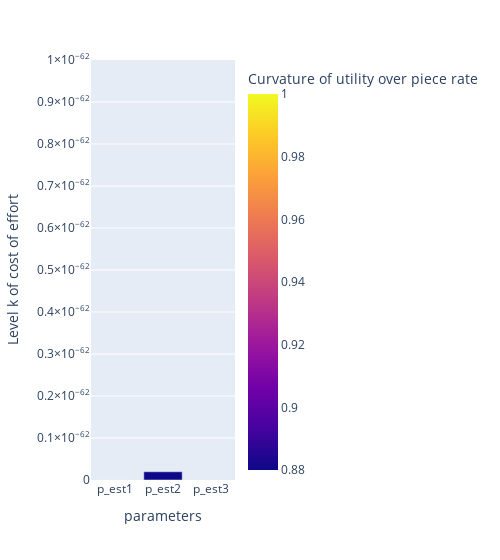

This figure's notebook cell:
### Code cell
import plotly.express as px
#new_dff = new_dff.sort_values(by="Curvature γ of cost function")
fig = px.bar(new_dff, x="parameters",y = "Level k of cost of effort",color = "Curvature of utility over piece rate",
             width=500,range_y=[1e-71,1e-62])
fig.show()

### Figure 1 — Plotly figure (JSON) as saved in the notebook; plotly's stock layout.template omitted (floating-point values rounded to 4 significant figures)
{"data": [{"alignmentgroup": "True", "hovertemplate": "parameters=%{x}<br>Level k of cost of effort=%{y}<br>Curvature of utility over piece rate=%{marker.color}<extra></extra>", "legendgroup": "", "marker": {"color": [1, 0.88, 0.9235], "coloraxis": "coloraxis", "pattern": {"shape": ""}}, "name": "", "offsetgroup": "", "orientation": "v", "showlegend": false, "textposition": "auto", "type": "bar", "x": ["p_est1", "p_est2", "p_est3"], "xaxis": "x", "y": [3.89e-71, 1.96e-64, 1.01e-66], "yaxis": "y"}], "layout": {"barmode": "relative", "coloraxis": {"colorbar": {"title": {"text": "Curvature of utility over piece rate"}}, "colorscale": [[0, "#0d0887"], [0.1111, "#46039f"], [0.2222, "#7201a8"], [0.3333, "#9c179e"], [0.4444, "#bd3786"], [0.5556, "#d8576b"], [0.6667, "#ed7953"], [0.7778, "#fb9f3a"], [0.8889, "#fdca26"], [1, "#f0f921"]]}, "legend": {"tracegroupgap": 0}, "margin": {"t": 60}, "width": 500, "xaxis": {"anchor": "y", "domain": [0, 1], "title": {"text": "parameters"}}, "yaxis": {"anchor": "x", "domain": [0, 1], "range": [1e-71, 1e-62], "title": {"text": "Level k of cost of effort"}}}}
